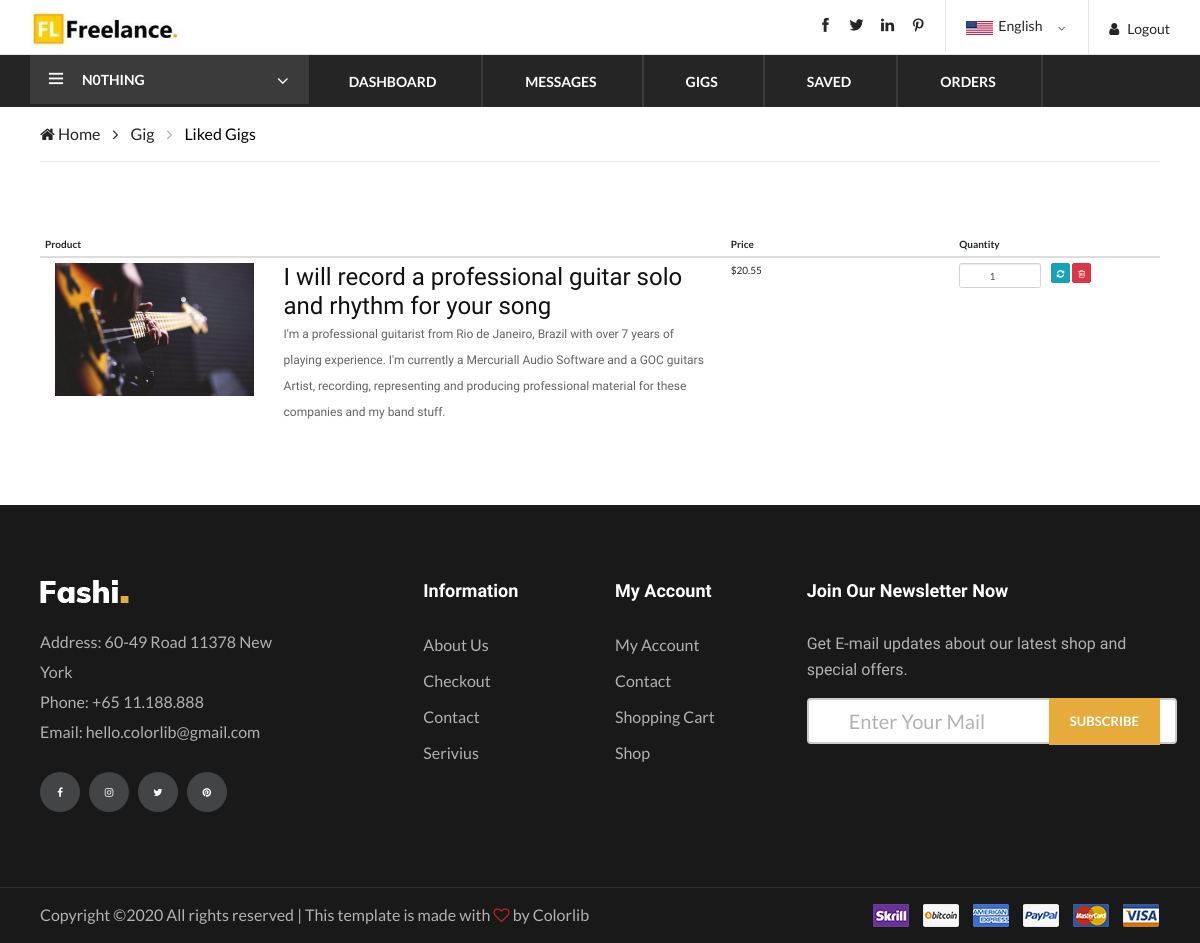
The page /profile/liked_gigs/ (signed in) on the database as committed earlier.
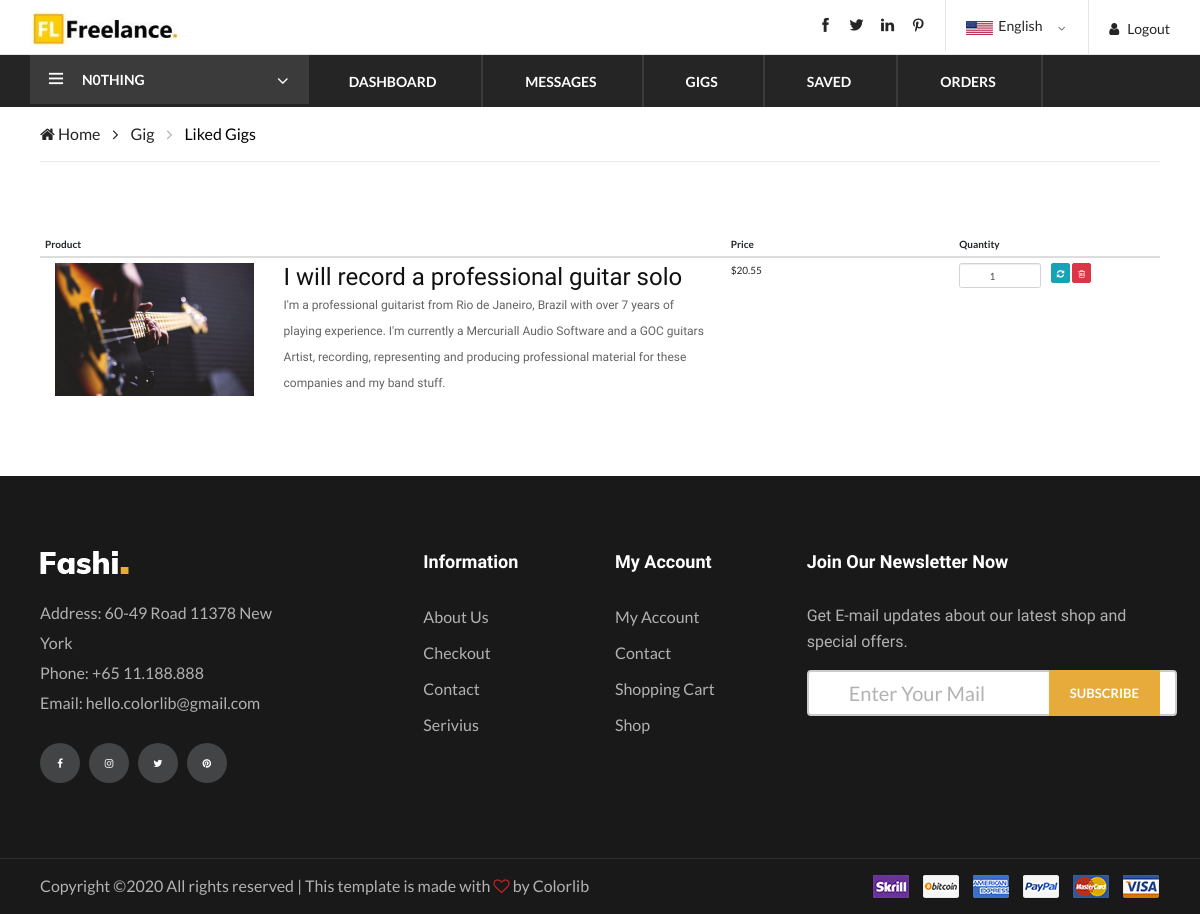
The same page on the database as committed later.
### Accounts/models.py (models this page shows, shortened)
class Account(AbstractBaseUser):
    email       = models.EmailField(
        verbose_name='email address',
        max_length=255,
        unique=True,
    )
    account_name        = models.CharField(max_length=100,unique=True)
    is_active           = models.BooleanField(default=True)
    is_admin            = models.BooleanField(default=False)
    send_first_email    = models.BooleanField(default=False)
    token               = models.CharField(blank=True,null=True, max_length=15)
    is_verified         = models.BooleanField(default=False)
    joined_on           = models.DateField(auto_now_add=True,null=True,blank=True)
    profile_create      = models.BooleanField(default=False)
    is_profile_set      = models.BooleanField(default=False)
    first_gig           = models.BooleanField(default=True)
    user_verified       = models.BooleanField(default=False)
    user_online         = models.BooleanField(default=False)
    last_logout         = models.DateTimeField(null=True,blank=True,auto_now_add=True)
    is_available        = models.BooleanField(default=True)
    objects = AccountManager()
    USERNAME_FIELD = 'account_name' #This field must be used while doing login through authenticatie() function.
    REQUIRED_FIELDS = ['email']

### Gig/models.py (models this page shows, shortened)
class Likes(models.Model):
    user            = models.ForeignKey(Account,on_delete=models.CASCADE)
    gigs            = models.ForeignKey(MyGig,on_delete=models.CASCADE,null=True,blank=True)
    value           = models.CharField(choices=LIKE_CHOICES, default='Like',max_length=10)

class MyGig(models.Model):
    user            = models.ForeignKey(Account,on_delete=models.CASCADE,default=1)
    profile         = models.ForeignKey(MyProfile,on_delete=models.CASCADE,null=True,blank=True)
    title           = models.CharField(max_length=100)
    slug            = AutoSlugField(populate_from='title',unique=True,null=True,blank=True)
    description     = models.CharField(max_length=1000)
    gig_image       = models.ImageField(upload_to='gig_profile_img',blank=True,null=True)
    c_name          = models.ForeignKey(Category, on_delete=models.CASCADE,null=True,blank=True)
    created_on      = models.DateTimeField(auto_now=True,blank=True,null=True)
    search_tag      = models.CharField(max_length=15)
    price           = models.FloatField()
    time            = models.IntegerField(null=True,blank=True)
    s_name          = models.ForeignKey(SubCategory, on_delete=models.CASCADE,null=True,blank=True)
    liked           = models.ManyToManyField(Account,default=None,related_name='post_like',blank=True)
    favourite       = models.ManyToManyField(Account,related_name='favourites',blank=True)

### Profile/views.py (the view)
# urls.py: path('liked_gigs/',views.liked_gigs,name='liked_gigs'),
@login_required
def liked_gigs(request):
    liked = Likes.objects.filter(user=request.user.id, value='Like')
    context = {
        'liked'  : liked,
    }
    return render(request,'gigs/liked_gigs.html',context)

### templates/gigs/liked_gigs.html (shortened to what this page needs)
{% extends 'master/dashboard_base.html' %}
{% load static %}
{% block body %}
    <div class="breacrumb-section">
        <div class="container">
            <div class="row">
                <div class="col-lg-12">
                    <div class="breadcrumb-text product-more">
                        <a href="./index.html"><i class="fa fa-home"></i> Home</a>
                        <a href="./shop.html">Gig</a>
                        <span style="font-size: 16px;color: black;">Liked Gigs</span>
                    </div>
                </div>
            </div>
        </div>
    </div>
    <section class="shop checkout section" style="padding-top: 70px;">
      <div class="container">
        <div class="row">
          <div class="col-lg-12 col-12">
                  <table id="cart" class="table table-hover table-condensed">
                {% if liked %}
                  <thead>
                  <tr>
                    <th style="width:60%">Product</th>
                    <th style="width:20%">Price</th>
                    <th style="width:8%">Quantity</th>
                    <th style="width:10%"></th>
                  </tr>
                </thead>
                  {% for like in liked %}
                    <tbody>
                      <tr>
                        <td data-th="Product">
                          <div class="row">
                            <div class="col-sm-4 hidden-xs"><img src="{{like.gigs.gig_image.url}}"/></div>
                            <div class="col-sm-8">
                              <h4 class="nomargin">{{like.gigs.title}}</h4>
                              <p style="font-size: 12px;">{{like.gigs.description}}</p>
                            </div>
                          </div>
                        </td>
                        <td data-th="Price">${{like.gigs.price}}</td>
                        <td data-th="Quantity">
                          <input type="number" class="form-control text-center" value="1">
                        </td>
                        <td class="actions" data-th="">
                          <button class="btn btn-info btn-sm"><i class="fa fa-refresh"></i></button>
                          <button class="btn btn-danger btn-sm"><i class="fa fa-trash-o"></i></button>
                        </td>
                      </tr>
                    </tbody>
                  {% endfor %}
               {% endif %}
              </table>
          </div>
          </div>
        </div>
    </section>
{% endblock %}

### templates/master/dashboard_base.html (shortened to what this page needs)
{% load static %}
<!DOCTYPE html>
<html lang="zxx">
<head>
    <link href="//netdna.bootstrapcdn.com/bootstrap/3.1.0/css/bootstrap.min.css" rel="stylesheet" id="bootstrap-css">
    <link rel="stylesheet" href="{% static 'css/slider.css' %}" type="text/css">
    <link rel="stylesheet" href="{% static 'css/bootstrap.min.css' %}" type="text/css">
    <link rel="stylesheet" href="{% static 'css/font-awesome.min.css' %}" type="text/css">
    <link rel="stylesheet" href="{% static 'css/themify-icons.css' %}" type="text/css">
    <link rel="stylesheet" href="{% static 'css/elegant-icons.css' %}" type="text/css">
    <link rel="stylesheet" href="{% static 'css/owl.carousel.min.css' %}" type="text/css">
    <link rel="stylesheet" href="{% static 'css/nice-select.css' %}" type="text/css">
    <link rel="stylesheet" href="{% static 'css/jquery-ui.min.css' %}" type="text/css">
    <link rel="stylesheet" href="{% static 'css/slicknav.min.css' %}" type="text/css">
    <link rel="stylesheet" href="{% static 'css/style.css' %}" type="text/css">
    <link rel="stylesheet" type="text/css" href="{% static 'css/gig_details.css' %}">
    <link rel="stylesheet" type="text/css" href="{% static 'css/aboutseller.css' %}">
    <link rel="stylesheet" href="{% static 'css/checkout.css' %}" type="text/css">
    <link rel="stylesheet" href="{% static 'css/review.css' %}" type="text/css">
    <link rel="stylesheet" href="{% static 'css/clock.css' %}" type="text/css">
</head>
<body style="background-color: white;">
    <header class="header-section" style="background-color: white;">
        <div class="header-top">
            <div class="container">
                <div class="ht-left">
                    <div class="logo ">
                            <a href="{% url 'userhome' %}">
                                <img src="{% static 'img/logo.jpg' %}" alt="" style="width: 150px;height: auto;padding-top: 10px;">
                            </a>
                        </div>
                </div>
                <div class="ht-right">
                        {% if request.user.is_authenticated %}
                            <a href="{% url 'logout' %}" class="login-panel"><i class="fa fa-user"></i>Logout</a>
                        {% else %}
                            <a href="{% url 'signin' %}" class="login-panel"><i class="fa fa-user"></i>Login</a>
                        {% endif %}
                    <div class="lan-selector" >
                    </div>
                    <div class="top-social">
                        <a href="#"><i class="ti-facebook"></i></a>
                        <a href="#"><i class="ti-twitter-alt"></i></a>
                        <a href="#"><i class="ti-linkedin"></i></a>
                        <a href="#"><i class="ti-pinterest"></i></a>
                    </div>
                </div>
            </div>
        </div>
        <div class="nav-item">
            <div class="container">
                <div class="nav-depart">
                    <div class="depart-btn">
                        <i class="ti-menu"></i>
                        <span style="padding-right: 80px;text-align: center;">{{user.account_name}}</span>
                    </div>
                </div>
                <nav class="nav-menu mobile-menu">
                    <ul>
                        <li><a href="./shop.html">Dashboard</a></li>
                        <li><a href="#">Messages</a>
                        </li>
                        <li><a href="#">Gigs</a>
                        </li>
                        <li><a href="./contact.html">Saved</a></li>
                        <li><a href="#">Orders</a>
                        </li>
                    </ul>
                </nav>
            </div>
        </div>
    </header>
{% block body %} {% endblock %}
    <footer class="footer-section">
        <div class="container">
            <div class="row">
                <div class="col-lg-3">
                    <div class="footer-left">
                        <div class="footer-logo">
                            <a href="#"><img src="img/footer-logo.png" alt=""></a>
                        </div>
                        <ul>
                            <li>Address: 60-49 Road 11378 New York</li>
                            <li>Phone: +65 11.188.888</li>
                            <li>Email: hello.colorlib@gmail.com</li>
                        </ul>
                        <div class="footer-social">
                            <a href="#"><i class="fa fa-facebook"></i></a>
                            <a href="#"><i class="fa fa-instagram"></i></a>
                            <a href="#"><i class="fa fa-twitter"></i></a>
                            <a href="#"><i class="fa fa-pinterest"></i></a>
                        </div>
                    </div>
                </div>
                <div class="col-lg-2 offset-lg-1">
                    <div class="footer-widget">
                        <h5>Information</h5>
                        <ul>
                            <li><a href="#">About Us</a></li>
                            <li><a href="#">Checkout</a></li>
                            <li><a href="#">Contact</a></li>
                            <li><a href="#">Serivius</a></li>
                        </ul>
                    </div>
                </div>
                <div class="col-lg-2">
                    <div class="footer-widget">
                        <h5>My Account</h5>
                        <ul>
                            <li><a href="#">My Account</a></li>
                            <li><a href="#">Contact</a></li>
                            <li><a href="#">Shopping Cart</a></li>
                            <li><a href="#">Shop</a></li>
                        </ul>
                    </div>
                </div>
                <div class="col-lg-4">
                    <div class="newslatter-item">
                        <h5>Join Our Newsletter Now</h5>
                        <p>Get E-mail updates about our latest shop and special offers.</p>
                        <form action="#" class="subscribe-form">
                            <input type="text" placeholder="Enter Your Mail">
                            <button type="button">Subscribe</button>
                        </form>
                    </div>
                </div>
            </div>
        </div>
        <div class="copyright-reserved">
            <div class="container">
                <div class="row">
                    <div class="col-lg-12">
                        <div class="copyright-text">
Copyright &copy;<script>document.write(new Date().getFullYear());</script> All rights reserved | This template is made with <i class="fa fa-heart-o" aria-hidden="true"></i> by <a href="https://colorlib.com" target="_blank">Colorlib</a>
                        </div>
                        <div class="payment-pic">
                            <img src="img/payment-method.png" alt="">
                        </div>
                    </div>
                </div>
            </div>
        </div>
    </footer>
</body>
</html>

### static/css/aboutseller.css (style rules this page uses)
body { font-family: 'Lato', 'sans-serif'; }

### static/css/checkout.css (style rules this page uses)
.shop.checkout { padding: 0; background: #fff; padding-top: 20px; padding-bottom: 50px; }

### static/css/clock.css (style rules this page uses)
body { background-color: #f2f1ed; }
a { text-decoration: none; color: #1a1a1a; }

Rows that differ between the two databases and show on the page:
changed through a linked row, Likes: gigs "I will record a professional guitar solo and rhythm for your song" → "I will record a professional guitar solo"
